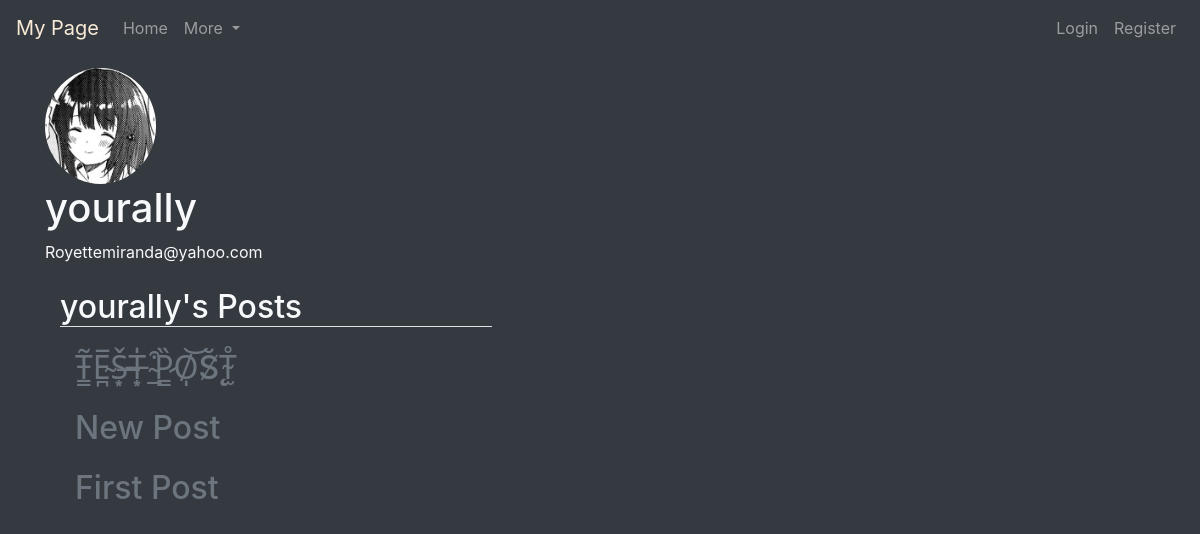
The page /user/1/ on the database its author committed.
### MyPage/models.py (models this page shows, shortened)
class Profile(models.Model):
    user = models.OneToOneField(User, on_delete=models.CASCADE)
    image = models.ImageField(default='default.png', upload_to='images')
    contacts = models.ManyToManyField(User, blank=True, related_name='contacts')

class Post(models.Model):
    author = models.ForeignKey(
        User, on_delete=models.CASCADE, related_name="written_posts")
    time_posted = models.DateTimeField(default=timezone.now)
    title = models.CharField(max_length=64, default='No Title')
    content = models.TextField()

### MyPage/views.py (the view)
# urls.py: path('user/<int:user_id>/', my_views.user, name='my-user'),
def user(request, user_id):
    target = User.objects.get(pk=user_id)
    posts = Post.objects.filter(author=target).order_by('-time_posted')
    page = request.GET.get('page', 1)
    paginator = Paginator(posts, 5)
    try:
        user_posts = paginator.page(page)
    except PageNotAnInteger:
        user_posts = paginator.page(1)
    except EmptyPage:
        user_posts = paginator.page(paginator.num_pages)
    context = {
        'page_title': "My Profile",
        'target': target,
        'posts': user_posts
    }
    return render(request, 'MyPage/profile.html', context)

### MyPage/templates/MyPage/profile.html (shortened to what this page needs)
{% extends 'MyPage/base.html' %}
{% block content %}
    <img src='{{ target.profile.image.url }}' style='width:10%;' alt="No Profile Picture Set" class="rounded-circle">
    <h1>
    {{ target.username }}
    </h1>
    {{ target.email }}
    <div class="container">
        <h2 class="border-bottom bottom-line">{{ target.username }}'s Posts</h2>
        {% for post in posts %}
            <div class="container" style="margin-bottom: 2%;">
                    <h2 title="{{ post.time_posted }}">
                        <a href="{% url 'my-post' post.id %}" class="text-secondary">
                            {{ post.title }}
                        </a>
                    </h2>
                </div>
        {% endfor %}
    </div>
{% endblock %}

### MyPage/static/MyPage/styles.css (style rules this page uses)
.bottom-line { margin-bottom: 2%; width: 40%; margin-right: 60%; }

### rows shown on the page
Post: title "T̵̳͂E̴̪̅Š̶͙T̶͙̍ ̴̲͒P̷̳̏O̸̩͝S̸̨̆T̴̫̊"
Post: title "New Post"
Post: title "First Post"

### other values the page prints
{{ target.username }} "yourally"
{{ target.email }} "Royettemiranda@yahoo.com"
